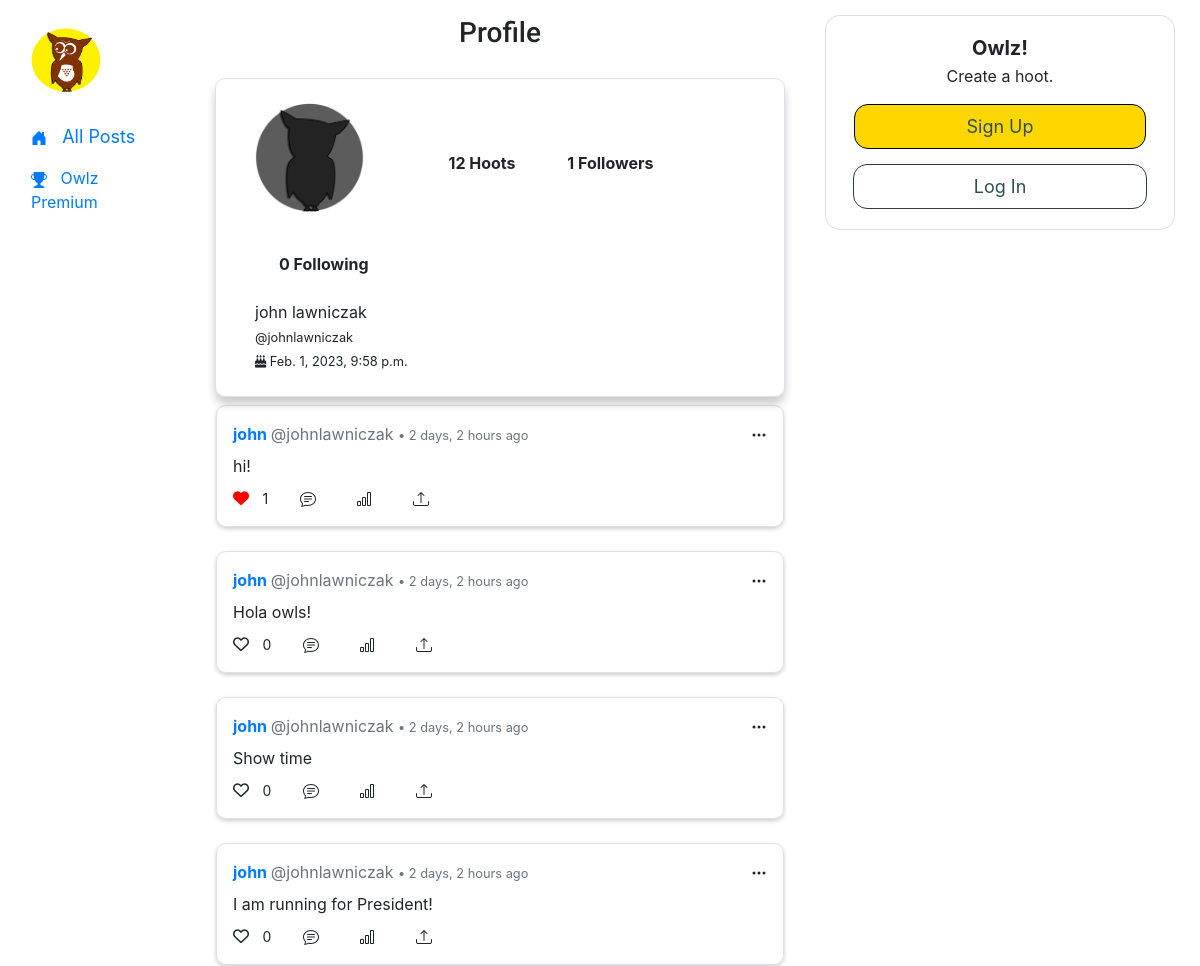
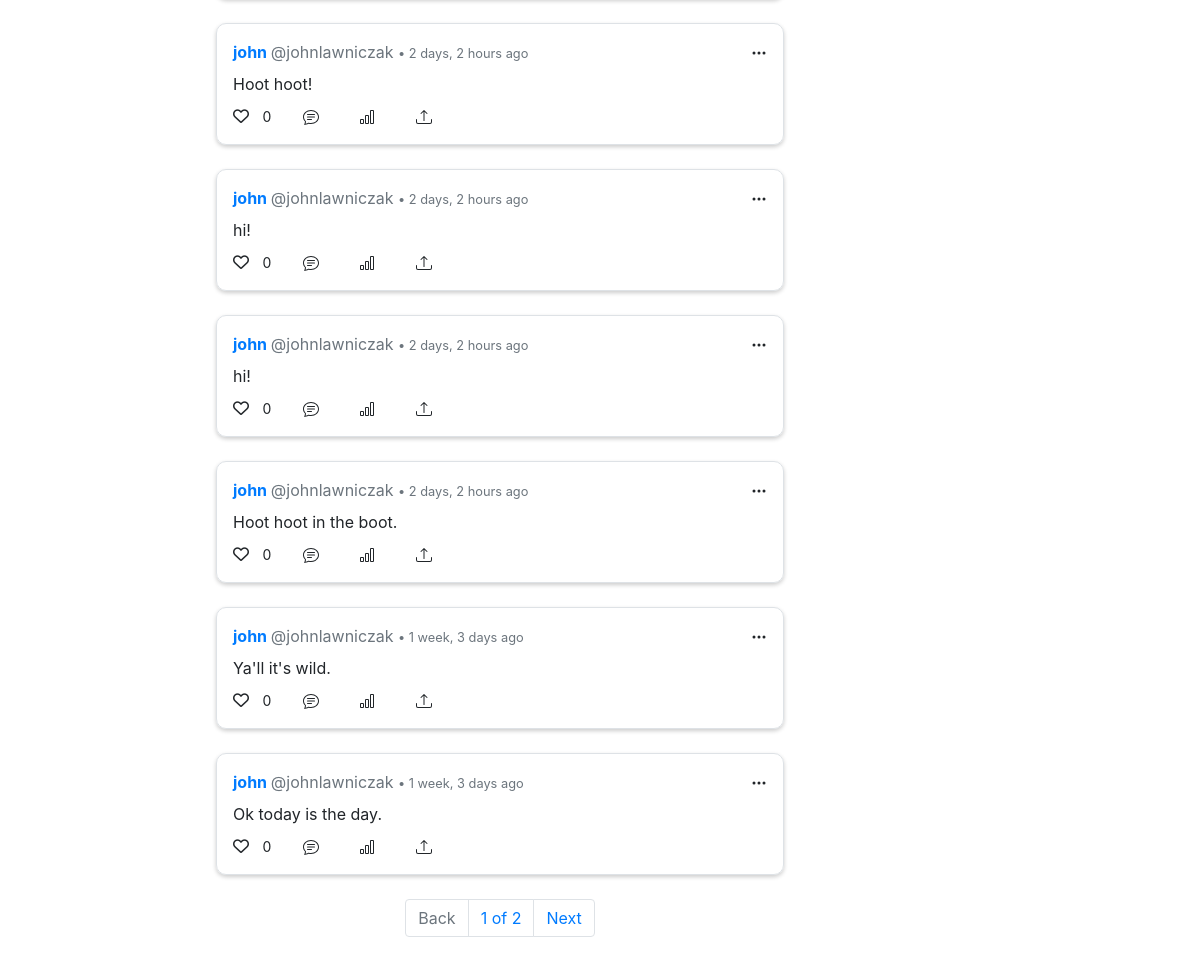
/profile/johnlawniczak, run on an earlier commit of the app's database (2 pictures, top to bottom).
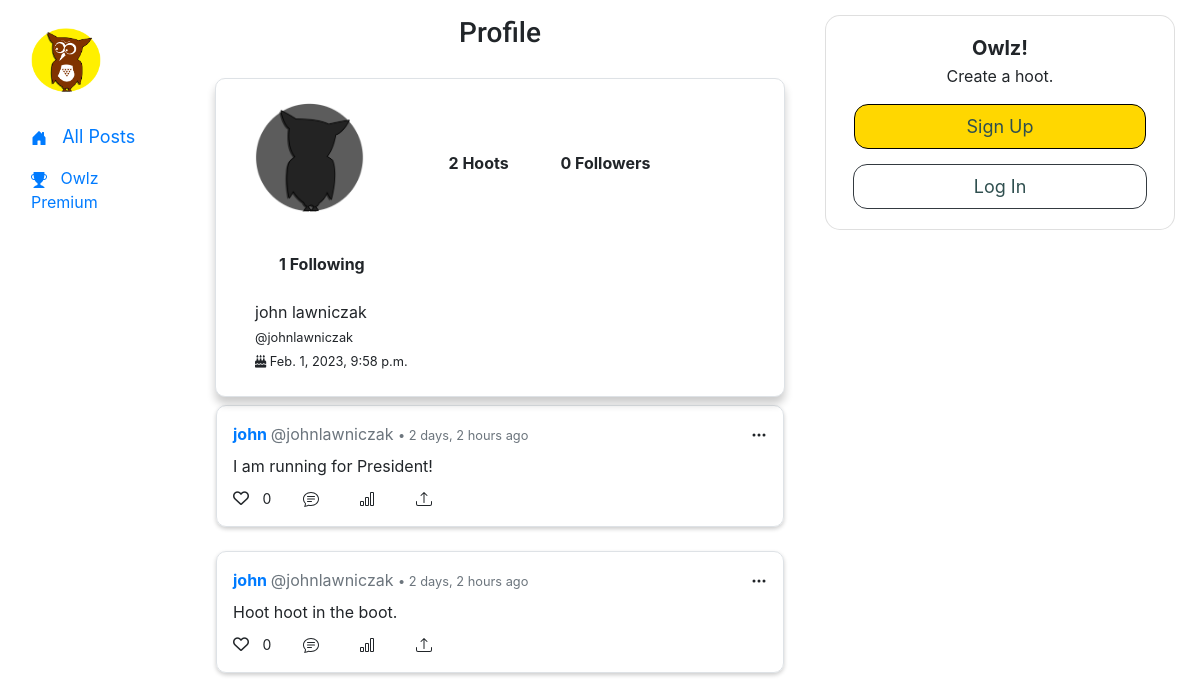
And on a later commit of the database.
### network/models.py (models this page shows, shortened)
class User(AbstractUser):
    pass

class Post(models.Model):
    author = models.ForeignKey(User, on_delete=models.CASCADE, related_name="posts")
    bookmarked_by = models.ManyToManyField(User, blank=True, null=True, related_name="bookmarks")
    content = models.CharField(max_length=10000)
    liked_by = models.ManyToManyField(User, blank=True, related_name="likes")
    time = models.DateTimeField(auto_now=True)
    def likes(self):
        return self.liked_by.all().count()
    def bookmarks(self):
        return self.bookmarked_by.all().count()

### network/views.py (the view, shortened to what this page needs)
# urls.py: path("profile/<str:username>", views.profile, name="profile"),
def profile(request, username):
    user_profile = User.objects.get(username=username)
    curr_user_follows_this_profile = False
    if request.user.is_authenticated:
        curr_user_follows_this_profile = request.user.following.filter(user=user_profile.id).exists()
    user_posts = user_profile.posts.order_by("-time").all()
    paginator = Paginator(user_posts, 10)
    page_number = request.GET.get('page')
    page_posts = paginator.get_page(page_number)
    show_all_followers = user_profile.followers.all()
    show_all_following = user_profile.following.all()
    return render(request, "network/profile.html", {
        "user_profile": user_profile,
        "user_posts": user_profile.posts.order_by("-time").all(),
        "page_posts": page_posts,
        "following_profile": curr_user_follows_this_profile,
        "show_all_followers": show_all_followers,
        "show_all_following": show_all_following,
    })

### network/templates/network/profile.html (shortened to what this page needs)
{% extends "network/layout.html" %}
{% load humanize %}
{% load static %}
{% block body %}
<h3 class="text-center" style="font-family: 'Roboto', sans-serif; margin-bottom: 1em;">Profile</h3>
<div class="container">
  <div class="col-12 col-lg-12 border my-2 p-4 bg-white box-shadow" style="border-radius: 10px; box-shadow: 0 7px 9px rgba(0, 0, 0, 0.2);">
    <section class="container">
        <img alt="profile picture" height="109" width="109px" href="" style="display: inline; margin-right: 3.5rem; margin-bottom: 1rem;"
        src="{% if user_profile.username == 'john' %}{% static 'network/prof-images/john-2.png' %}
        {% else %}
        {% static 'network/images/owl-silhouette.png' %}
        {% endif %}">
      <span style="display: inline; padding: 1.5rem; font-weight: bold;">
          {{ user_profile.posts.count }} Hoots
      </span>
      <span style="display: inline; padding: 1.5rem; font-weight: bold;" type="button" class="number-stat" data-toggle="modal" data-target="#exampleModal">
        {{ user_profile.followers.count }} Followers
      </span>
      <span style="display: inline; padding: 1.5rem; font-weight: bold;" type="button" class="number-stat" data-toggle="modal" data-target="#exampleModal-2">
        {{ user_profile.following.count }} Following
      </span>
      <div>
        <span>
        {{ user_profile.first_name }} {{ user_profile.last_name }}
        <br>
        <small class="muted-text">@{{ user_profile.username }}</small>
        <br>
        <small class="muted-text"><i class="fa fa-birthday-cake" aria-hidden="true"></i> {{ user_profile.date_joined }}</small>
      </span>
      </div>
      </section>
  </div>
</div>
{% include "network/hoot_posts.html" with posts=page_posts %}
{% if page_posts.paginator.num_pages > 1 %}
<nav aria-label="Page navigation">
    <ul class="pagination" style="justify-content: center;">
      {% if page_posts.has_previous %}
          <li class="page-item"><a class="page-link" href="?page={{ page_posts.previous_page_number }}">Back</a></li>
          {% else %}
          <li class="page-item disabled"><a class="page-link" href="#">Back</a></li>
      {% endif %}
      <li class="page-item current-item"><span class="current page-link">
          {{ page_posts.number }} of {{ page_posts.paginator.num_pages }}
      </span></li>
      {% if page_posts.has_next %}
          <li class="page-item"><a class="page-link" href="?page={{ page_posts.next_page_number }}">Next</a></li>
      {% else %}
          <li class="page-item disabled"><a class="page-link" href="#">Next</a></li>
      {% endif %}
    </ul>
</nav>
{% endif %}
{% endblock %}

### network/templates/network/layout.html (shortened to what this page needs)
{% load static %}
<!DOCTYPE html>
<html lang="en">
    <head>
        <link rel="stylesheet" href="https://stackpath.bootstrapcdn.com/bootstrap/4.4.1/css/bootstrap.min.css">
        <link href="{% static 'network/styles.css' %}" rel="stylesheet">
        <link href="https://cdnjs.cloudflare.com/ajax/libs/font-awesome/6.0.0/css/all.min.css" rel="stylesheet">
    </head>
    <body>
        <div class="container-fluid">
            <div class="row">
                <nav class="col-md-2 sidebar">
                    <div class="sidebar-sticky">
                        <ul class="nav flex-column">
                            <li class="nav-item">
                                <a class="nav-link" href="{% url 'index' %}" style="margin-top: 20px; margin-bottom: 15px;">
                                <img height="64" width="70" src="{% static 'network/images/owl-small.png' %}" alt="icon"/></a>
                            </li>
                             <li class="nav-item">
                                <a id="allposts" class="nav-link" href="{% url 'index' %}"  style="font-size: 18px;"> &nbsp; All Posts</a>
                            </li>
                            <li class="nav-item">
                                <a class="nav-link" href="" style="font-size: 16px;">
                                   &nbsp; Owlz Premium</a>
                            </li>
                        </ul>
                    </div>
                </nav>
                <div class="body col-md-6" style="padding: 0">
                    <div class="top-nav navbar navbar-expand-md" style="position: sticky; top: 0; z-index: 1030; margin-top: em;">
                    </div>
                    {% block body %}
                    {% endblock %}
                </div>
            <div class="right-side col-md-4" style="padding: 15px 25px 0 25px;">
            {% if not user.is_authenticated %}
                <div class="card w-100" style="border-radius: 15px">
                    <div class="card-body">
                        <h5 class="card-title" style="margin-bottom: 4px; text-align: center;"><strong>Owlz!</strong></h5>
                        <p style="text-align: center;">Create a hoot.</p>
                        <a class="nav-link mx-sm-2" style="color: darkslategrey; font-size: 18px; background-color: gold; border-radius: 14px; text-align: center; border: solid black .5px; margin-bottom: 15px;" href="{% url 'register' %}">Sign Up</a>
                        <a class="nav-link mx-sm-2; btn btn-outline-dark" style="color: darkslategrey; font-size: 18px; border-radius: 14px; margin-left: 7px; margin-right: 7px;" href="{% url 'login' %}">Log In</a>
                    </div>
              </div>
            {% endif %}
            </div>
        </div>
    </body>
</html>

### network/templates/network/hoot_posts.html (shortened to what this page needs)
{% load humanize %}
{% load static %}
    {% for post in posts %}
    <div class="border box-shadow-posts p-3 mb-4 mx-0 mx-md-3" style="border-radius: 10px; box-shadow: 0 2px 4px rgba(0, 0, 0, 0.2);">
        <div class="pb-2" id="">
            <a href="{% url 'profile' post.author.username %}">
                <strong>{{ post.author.first_name }} </strong> <a class="text-muted">@{{ post.author }}</a>
            </a>
            <small class="text-muted">• {{ post.time|naturaltime }}</small>
        {% if user.is_authenticated and user == post.author %}
        <label for="edit"></label>
        <a><button class="btn btn-outline-dark btn-sm" data-toggle="modal" data-target="#modal_edit_post_{{ post.id }}" style="float: right; font-size: 9px;">Edit</button>
        </a>
            <div class="modal" id="modal_edit_post_{{ post.id }}" tabindex="-1" role="dialog" aria-labelledby="modal_edit_post_{{ post.id }}_label" aria-hidden="true">
                <div class="modal-dialog">
                  <div class="modal-content">
                    <div class="modal-header">
                      <h4 class="modal-title">Edit Hoot</h4>
                      <img class="editowl" src="{% static 'network/images/owl.gif' %}" alt="owlgif" width="8%" style="float: right;" data-dismiss="modal">
                    </div>
                    <div class="modal-body">
                      <textarea rows="4" id="textarea_{{ post.id }}" class="form-control" name="content">{{ post.content }}</textarea>
                    </div>
                    <div class="modal-footer">
                      <button type="button" class="btn btn-secondary" data-dismiss="modal">Close</button>
                      <button id="save_edit" type="button" class="btn btn-primary">Save Edit</button>
                    </div>
                  </div>
                </div>
              </div>
        {% else %}
                  <span style="float: right;">
                  <svg xmlns="http://www.w3.org/2000/svg" width="16" height="16" fill="currentColor" class="bi bi-three-dots" viewBox="0 0 16 16">
                      <path d="M3 9.5a1.5 1.5 0 1 1 0-3 1.5 1.5 0 0 1 0 3zm5 0a1.5 1.5 0 1 1 0-3  1.5 1.5 0 0 1 0 3zm5 0a1.5 1.5 0 1 1 0-3 1.5 1.5 0 0 1 0 3z"/>
                  </svg>
              </span>
              {% endif %}
          </div>
        <div id="post_contentgroup_{{ post.id }}">
            <p id="post_content_{{ post.id }}" class="mb-2">{{ post.content }}</p>
        </div>
        <div id="post_likes_{{ post.id }}">
            {% if user.is_authenticated %}
            <i id="post_likeicon_{{ post.id }}" data-id="{{ post.id }}" class="likeicon likeicon-user fa-heart {% if user in post.liked_by.all %}fas{% else %}far{% endif %}"></i>
                {% else %}
                <i class="likeicon fa-heart {% if post.likes != 0 %}fas{% else %}far{% endif %}"></i>
                {% endif %}
              <span id="post_likecount_{{ post.id }}" style="font-size: 14px;">{{ post.likes }}</span>
            <span></span>
              <span>
              </span>
            <span>
              </span>
        </div>
    </div>
  {% endfor %}

What changed in the data, as far as the page shows it:
removed Post: author.first_name "john", author "johnlawniczak", time "2 days, 2 hours ago", content "hi!", likes "1"
removed Post: author.first_name "john", author "johnlawniczak", time "2 days, 2 hours ago", content "Hola owls!", likes "0"
removed Post: author.first_name "john", author "johnlawniczak", time "2 days, 2 hours ago", content "Show time", likes "0"
removed Post: author.first_name "john", author "johnlawniczak", time "2 days, 2 hours ago", content "Hoot hoot!", likes "0"
removed Post: author.first_name "john", author "johnlawniczak", time "2 days, 2 hours ago", content "hi!", likes "0"
removed Post: author.first_name "john", author "johnlawniczak", time "2 days, 2 hours ago", content "hi!", likes "0"
removed Post: author.first_name "john", author "johnlawniczak", time "1 week, 3 days ago", content "Ya'll it's wild.", likes "0"
removed Post: author.first_name "john", author "johnlawniczak", time "1 week, 3 days ago", content "Ok today is the day.", likes "0"
changed User "john": posts.count "12" → "2"; followers.count "1" → "0"; following.count "0" → "1"
Also different on the page:
{{ page_posts.number }}: "1" → (not shown)
{{ page_posts.paginator.num_pages }}: "2" → (not shown)
text no longer shown: "Back of Next"
